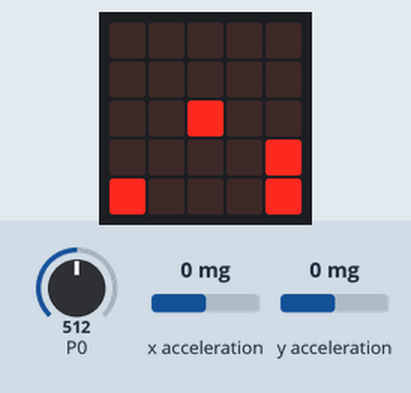
Simulated run of this program. Board: BBC micro:bit running MicroPython. On the bench: the board's 5×5 LED display. The test bench sets the inputs (shaded band); at power-on: P0 = 512, x acceleration 0 mg, y acceleration 0 mg (analog values on the 0–1023 scale). No radio messages arrive unless stated (any console line starting 'radio sent:' is added by the test bench); the 48×5 strip is a reading aid, not a part: it shows the text the display is scrolling, unrolled, one strip-width of it at a time; what the program prints to the serial console is not drawn.

Above: at 2.5 s.
2.6 s: P0 set to 716
At 3.7 s:
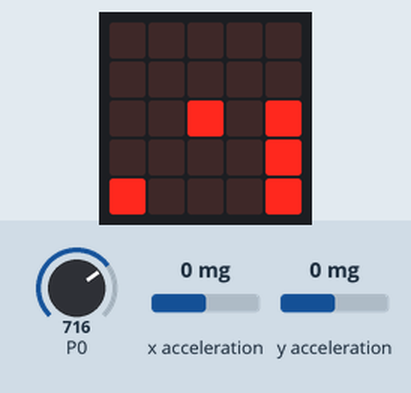
5.6 s: P0 set to 900
At 7.3 s:
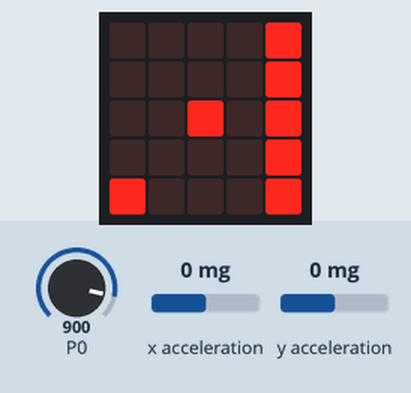
8.6 s: P0 set to 306
At 9.4 s:
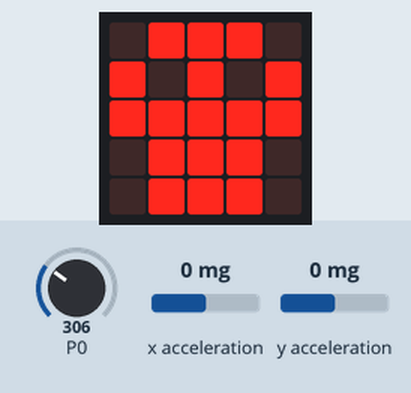
10.4 s: P0 set to 511
At 12.1 s:
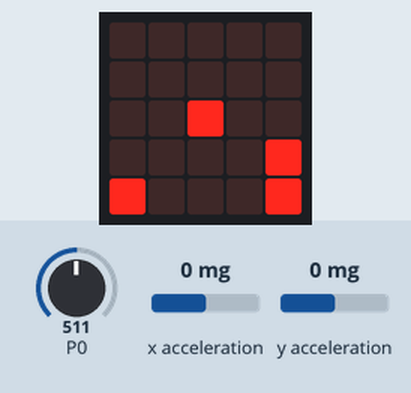
13.4 s: P0 set to 90
At 14.2 s:
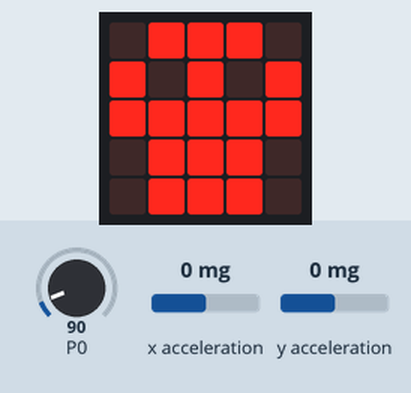
Timing chart, 0 to 16.4 s (numbered marks = the images above; inputs shaded):
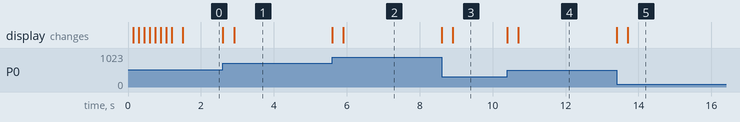

The program:

pid_drone.py
```python
from microbit import * # NEEDS TO BE INCLUDED IN ALL CODE WRITTEN FOR MICROBIT
import radio
import math
import speech


# INITIALISE COMMANDS
# REMEMBER PARTY
scl1 = 3.5
scl2 = 5
off1 = 512
off2 = 521
radio_group=1
roll = 0
pitch = 0
yaw = 0
throttle = 0
arm = 0
RollSc = 0
PitchSc = 0
YawSc = 0
Throttlesc = 0
Armsc = 0

Pitchtel = 0
Yawtel = 0
Rolltel = 0
datalet = 0
battery = 0

#flight_mode = 737
flight_mode = 0

battery = 0

radio.on() # TURNS ON USE OF ANTENNA ON MICROBIT
radio.config(channel=radio_group) # A FEW PARAMETERS CAN BE SET BY THE PROGRAMMER
display.scroll(str(radio_group), wait=True, loop=False)
uart.init(baudrate=115200, bits=8, parity=None, stop=1, tx=pin1, rx=pin8)

def display_battery_level(b):

    battery_percent = ((b-300)/(1023-300))

    if battery_percent >= 0.6 and battery_percent < 0.8:
        display.set_pixel(4,0,0)
        display.set_pixel(4,1,9)
        display.set_pixel(4,2,9)
        display.set_pixel(4,3,9)
        display.set_pixel(4,4,9)

    elif battery_percent >= 0.4 and battery_percent < 0.6:
        display.set_pixel(4,0,0)
        display.set_pixel(4,1,0)
        display.set_pixel(4,2,9)
        display.set_pixel(4,3,9)
        display.set_pixel(4,4,9)

    elif battery_percent >= 0.2 and battery_percent < 0.4:
        display.set_pixel(4,0,0)
        display.set_pixel(4,1,0)
        display.set_pixel(4,2,0)
        display.set_pixel(4,3,9)
        display.set_pixel(4,4,9)

    elif battery_percent < 0.2:
        display.show(Image.SKULL)

    else:
        display.set_pixel(4,0,9)
        display.set_pixel(4,1,9)
        display.set_pixel(4,2,9)
        display.set_pixel(4,3,9)
        display.set_pixel(4,4,9)

def normalise(n, from_range, to_range):
    from_delta = from_range[1] - from_range[0]
    to_delta = to_range[1] - to_range[0]
    return (to_delta * (n - from_range[0]) // from_delta) + to_range[0]

def sendUart(roll, pitch, yaw, throttle, arm):
    global scl1, scl2, off1, off2, flight_mode
    if roll > 90:
        roll = 90
    elif roll < -90:
        roll = -90

    if pitch > 90:
        pitch = 90
    elif pitch < -90:
        pitch = -90

    if yaw > 90:
        yaw = 90
    elif yaw < -90:
        yaw = -90

    if throttle > 100:
        throttle = 100
    elif throttle < 0:
        throttle = 0

    RollSc = int((roll * scl1) + off2)
    PitchSc = int((pitch * scl1) + off1)
    YawSc = int((yaw * scl1) + off1)
    ThrottleSc = int((throttle * off1) / 50)
    ArmSc = int((arm * scl2) * 180)

# PREPARE CONTROLLER MESSAGE
    buf = []
    buf.extend(range(0,16,1))
    buf = bytearray(buf)

    buf[0] = 0
    buf[1] = 0x01
    buf[2] = (0 << 2) | ((RollSc >> 8) & 3)
    buf[3] = RollSc & 255
    buf[4] = (1 << 2) | ((PitchSc >> 8) & 3)
    buf[5] = PitchSc & 255
    buf[6] = (2 << 2) | ((ThrottleSc >> 8) & 3)
    buf[7] = ThrottleSc & 255
    buf[8] = (3 << 2) | ((YawSc >> 8) & 3)
    buf[9] = YawSc & 255
    buf[10] = (4 << 2) | ((ArmSc >> 8) & 3)
    buf[11] = ArmSc & 255
    buf[12] = (5 << 2) |((flight_mode >> 8) & 3)
    buf[13] = flight_mode & 255
    buf[14] = (6 << 2)
    buf[15] = 0
    uart.write(buf)

Roll_Off = 0
Pitch_Off = 0

for i in range(10):
    Roll_Off += normalise(accelerometer.get_x(), [-1024, 1023], [-90, 90])
    Pitch_Off += normalise(accelerometer.get_y(), [-1024, 1023], [-90, 90])

Roll_Off = Roll_Off / 10
Pitch_Off = Pitch_Off / 10

while True:

# RECEIVE COMMAND
    incoming = radio.receive()
# PARSE COMMAND
    if incoming:
        data_list = incoming.split(',')
        roll = int(data_list[1])
        pitch = int(data_list[2])
        yaw = int(data_list[3])
        throttle = int(data_list[4])
        arm = int(data_list[-1])

    sendUart(roll,pitch,yaw,throttle,arm)

    display.clear()
    if arm == 1:
        display.set_pixel(0, 0, 9)
    display.set_pixel(0, max(0, (-throttle // 20) + 4), 9)

    if (-90 <= roll <= 90 and -90 <= pitch <= 90):
            display.set_pixel(int(((roll + 108) / 180) * 4), int(((pitch + 108) / 180) * 4), 9)
    battery = pin0.read_analog()
    display_battery_level(battery)

    if uart.any():
        data = uart.read()
        datalist = list(data)
        if isinstance(datalist, list) and len(datalist) >= 9:
            Pitchtel = int(datalist[3]) - int(datalist[4])
            Rolltel = int(datalist[5]) - int(datalist[6])
            Yawtel = int(datalist[7]) + (int(datalist[8]) * 255)
            datalet = int(len(datalist))

    telemetry = str(Pitchtel) + "," + str(Yawtel) + "," + str(Rolltel) + "," + str(battery)
    radio.send(telemetry) 
```

Measured:
- after the input at 8.6 s, the display: first changes at once (image 3 shows a later state)
- after the input at 10.4 s, the display: first changes at once (image 4 shows a later state)
